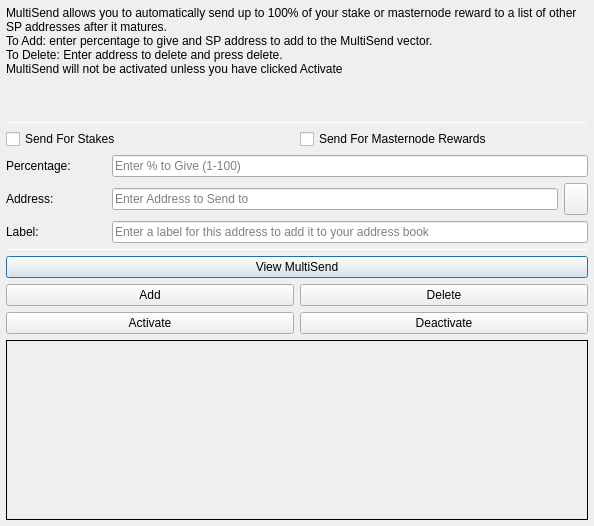
<?xml version="1.0" encoding="UTF-8"?>
<ui version="4.0">
 <class>MultiSendDialog</class>
 <widget class="QDialog" name="MultiSendDialog">
  <property name="windowModality">
   <enum>Qt::NonModal</enum>
  </property>
  <property name="geometry">
   <rect>
    <x>0</x>
    <y>0</y>
    <width>594</width>
    <height>526</height>
   </rect>
  </property>
  <property name="windowTitle">
   <string>MultiSend</string>
  </property>
  <layout class="QVBoxLayout" name="verticalLayout" stretch="0">
   <property name="leftMargin">
    <number>6</number>
   </property>
   <property name="topMargin">
    <number>6</number>
   </property>
   <property name="rightMargin">
    <number>6</number>
   </property>
   <property name="bottomMargin">
    <number>6</number>
   </property>
   <item>
    <layout class="QVBoxLayout" name="verticalLayout_Main" stretch="1,1,1,0,1,1,1">
     <item>
      <widget class="QLabel" name="label_2">
       <property name="lineWidth">
        <number>1</number>
       </property>
       <property name="text">
        <string>MultiSend allows you to automatically send up to 100% of your stake or masternode reward to a list of other SP addresses after it matures.
To Add: enter percentage to give and SP address to add to the MultiSend vector.
To Delete: Enter address to delete and press delete.
MultiSend will not be activated unless you have clicked Activate</string>
       </property>
       <property name="alignment">
        <set>Qt::AlignLeading|Qt::AlignLeft|Qt::AlignTop</set>
       </property>
       <property name="wordWrap">
        <bool>true</bool>
       </property>
      </widget>
     </item>
     <item>
      <widget class="Line" name="line">
       <property name="minimumSize">
        <size>
         <width>0</width>
         <height>1</height>
        </size>
       </property>
       <property name="maximumSize">
        <size>
         <width>16777215</width>
         <height>1</height>
        </size>
       </property>
       <property name="orientation">
        <enum>Qt::Horizontal</enum>
       </property>
      </widget>
     </item>
     <item>
      <layout class="QVBoxLayout" name="verticalLayout_Settings">
       <item>
        <layout class="QHBoxLayout" name="horizontalLayout">
         <item>
          <widget class="QCheckBox" name="multiSendStakeCheckBox">
           <property name="text">
            <string>Send For Stakes</string>
           </property>
          </widget>
         </item>
         <item>
          <widget class="QCheckBox" name="multiSendMasternodeCheckBox">
           <property name="text">
            <string>Send For Masternode Rewards</string>
           </property>
          </widget>
         </item>
        </layout>
       </item>
       <item>
        <layout class="QHBoxLayout" name="horizontalLayout_6">
         <item>
          <widget class="QLabel" name="label">
           <property name="minimumSize">
            <size>
             <width>100</width>
             <height>0</height>
            </size>
           </property>
           <property name="toolTip">
            <string>Percentage of stake to send</string>
           </property>
           <property name="text">
            <string>Percentage:</string>
           </property>
          </widget>
         </item>
         <item>
          <widget class="QLineEdit" name="multiSendPercentEdit">
           <property name="toolTip">
            <string>Enter whole numbers 1 - 100</string>
           </property>
           <property name="placeholderText">
            <string>Enter % to Give (1-100)</string>
           </property>
          </widget>
         </item>
        </layout>
       </item>
       <item>
        <layout class="QHBoxLayout" name="horizontalLayout_7">
         <item>
          <widget class="QLabel" name="label_5">
           <property name="minimumSize">
            <size>
             <width>100</width>
             <height>0</height>
            </size>
           </property>
           <property name="toolTip">
            <string>Address to send portion of stake to</string>
           </property>
           <property name="text">
            <string>Address:</string>
           </property>
          </widget>
         </item>
         <item>
          <widget class="QLineEdit" name="multiSendAddressEdit">
           <property name="toolTip">
            <string/>
           </property>
           <property name="placeholderText">
            <string>Enter Address to Send to</string>
           </property>
          </widget>
         </item>
         <item>
          <widget class="QToolButton" name="addressBookButton">
           <property name="maximumSize">
            <size>
             <width>16777215</width>
             <height>32</height>
            </size>
           </property>
           <property name="toolTip">
            <string>Choose an address from the address book</string>
           </property>
           <property name="text">
            <string/>
           </property>
           <property name="icon">
            <iconset resource="../supro.qrc">
             <normaloff>:/icons/address-book</normaloff>:/icons/address-book</iconset>
           </property>
           <property name="shortcut">
            <string>Alt+A</string>
           </property>
          </widget>
         </item>
        </layout>
       </item>
      </layout>
     </item>
     <item>
      <layout class="QHBoxLayout" name="horizontalLayout_3">
       <item>
        <widget class="QLabel" name="label_3">
         <property name="minimumSize">
          <size>
           <width>100</width>
           <height>0</height>
          </size>
         </property>
         <property name="text">
          <string>Label:</string>
         </property>
        </widget>
       </item>
       <item>
        <widget class="QLineEdit" name="labelAddressLabelEdit">
         <property name="placeholderText">
          <string>Enter a label for this address to add it to your address book</string>
         </property>
        </widget>
       </item>
      </layout>
     </item>
     <item>
      <widget class="Line" name="line_2">
       <property name="minimumSize">
        <size>
         <width>0</width>
         <height>1</height>
        </size>
       </property>
       <property name="maximumSize">
        <size>
         <width>16777215</width>
         <height>1</height>
        </size>
       </property>
       <property name="orientation">
        <enum>Qt::Horizontal</enum>
       </property>
      </widget>
     </item>
     <item>
      <layout class="QVBoxLayout" name="verticalLayout_Buttons">
       <item>
        <layout class="QHBoxLayout" name="horizontalLayout_4">
         <item>
          <widget class="QPushButton" name="viewButton">
           <property name="toolTip">
            <string/>
           </property>
           <property name="statusTip">
            <string>View MultiSend Vector</string>
           </property>
           <property name="text">
            <string>View MultiSend</string>
           </property>
          </widget>
         </item>
        </layout>
       </item>
       <item>
        <layout class="QHBoxLayout" name="horizontalLayout_2">
         <item>
          <widget class="QPushButton" name="addButton">
           <property name="toolTip">
            <string/>
           </property>
           <property name="statusTip">
            <string>Add to MultiSend Vector</string>
           </property>
           <property name="text">
            <string>Add</string>
           </property>
          </widget>
         </item>
         <item>
          <widget class="QPushButton" name="deleteButton">
           <property name="toolTip">
            <string/>
           </property>
           <property name="statusTip">
            <string>Delete Address From MultiSend Vector</string>
           </property>
           <property name="text">
            <string>Delete</string>
           </property>
          </widget>
         </item>
        </layout>
       </item>
       <item>
        <layout class="QHBoxLayout" name="horizontalLayout_5">
         <item>
          <widget class="QPushButton" name="activateButton">
           <property name="statusTip">
            <string>Activate MultiSend</string>
           </property>
           <property name="text">
            <string>Activate</string>
           </property>
          </widget>
         </item>
         <item>
          <widget class="QPushButton" name="disableButton">
           <property name="statusTip">
            <string>Deactivate MultiSend</string>
           </property>
           <property name="text">
            <string>Deactivate</string>
           </property>
          </widget>
         </item>
        </layout>
       </item>
      </layout>
     </item>
     <item>
      <widget class="QLabel" name="message">
       <property name="minimumSize">
        <size>
         <width>0</width>
         <height>180</height>
        </size>
       </property>
       <property name="frameShape">
        <enum>QFrame::Panel</enum>
       </property>
       <property name="frameShadow">
        <enum>QFrame::Plain</enum>
       </property>
       <property name="lineWidth">
        <number>1</number>
       </property>
       <property name="midLineWidth">
        <number>1</number>
       </property>
       <property name="text">
        <string/>
       </property>
       <property name="alignment">
        <set>Qt::AlignLeading|Qt::AlignLeft|Qt::AlignTop</set>
       </property>
       <property name="wordWrap">
        <bool>true</bool>
       </property>
      </widget>
     </item>
    </layout>
   </item>
  </layout>
 </widget>
 <resources>
  <include location="../supro.qrc"/>
 </resources>
 <connections/>
</ui>
